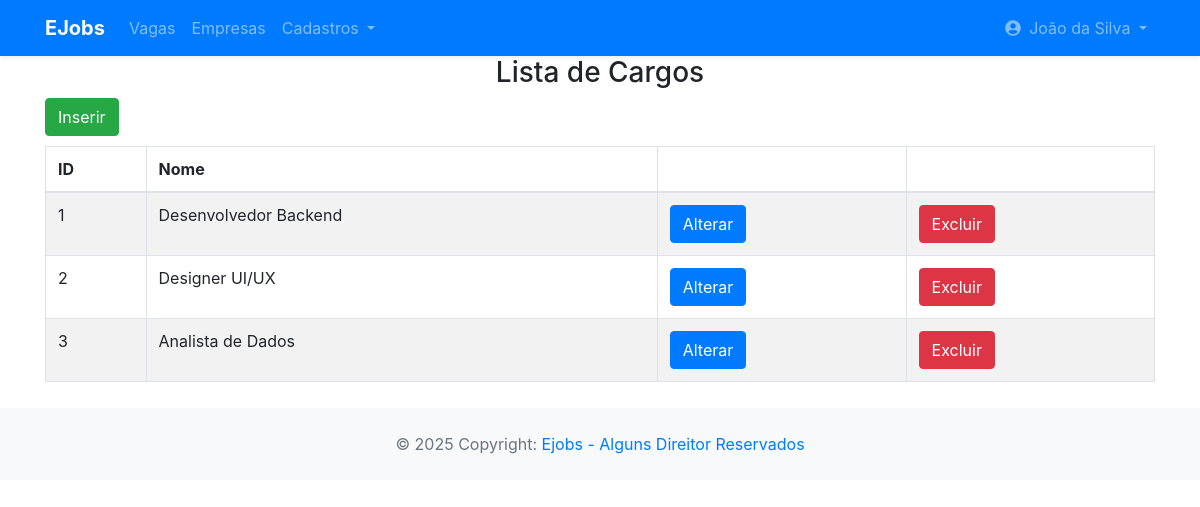
Screenshot of /app/controller/CargoController.php?action=list (signed in) with the database file from the repository.
### tables this page shows
CREATE TABLE cargos (
    id INT PRIMARY KEY AUTO_INCREMENT,
    nome VARCHAR(255)
);

### app/controller/CargoController.php (called while the page is built, shortened)
<?php
include_once(__DIR__ . "/../dao/CargoDAO.php");
class CargoController extends Controller {
    private CargoDAO $cargoDao;
    public function __construct() {
        $this->cargoDao = new CargoDAO();
        $this->handleAction();
    }
    protected function list(string $msgErro = "", string $msgSucesso = "") {
        $cargos = $this->cargoDao->list();
        $dados["lista"] = $cargos;
        $this->loadView("cargo/cargo_list.php", $dados,  $msgErro, $msgSucesso);
    }
}
new CargoController();

### app/model/Cargo.php (called while the page is built)
<?php
class Cargo {
    private ?int $id;
    private ?string $nome;
    public function getId(): ?int
    {
        return $this->id;
    }
    public function setId(?int $id): self
    {
        $this->id = $id;
        return $this;
    }
    public function getNome(): ?string
    {
        return $this->nome;
    }
    public function setNome(?string $nome): self
    {
        $this->nome = $nome;
        return $this;
    }
}

### app/dao/CargoDAO.php (called while the page is built, shortened)
<?php
include_once(__DIR__ . "/../model/Cargo.php");
class CargoDAO {
    public function list() {
        $conn = Connection::getConn();
        $sql = "SELECT * FROM cargos";
        $stm = $conn->prepare($sql);
        $stm->execute();
        $result = $stm->fetchAll();
        return $this->mapCargos($result);
    }
    private function mapCargos($result) {
        $cargos = array();
        foreach ($result as $dado) {
            $cargo = new Cargo();
            $cargo->setId($dado['id']);
            $cargo->setNome($dado['nome']);
            array_push($cargos, $cargo);
        }
        return $cargos;
    }
}

### app/view/cargo/cargo_list.php (the view, shortened to what this page needs)
<?php
require_once(__DIR__ . "/../include/header.php");
require_once(__DIR__ . "/../include/menu.php");
?>
<h3 class="text-center">Lista de Cargos</h3>
<div class="container">
    <div class="row">
        <div class="col-3">
            <a class="btn btn-success"
                href="<?= BASEURL ?>/controller/CargoController.php?action=create">
                Inserir</a>
        </div>
        <div class="col-9">
        </div>
    </div>
    <div class="row" style="margin-top: 10px;">
        <div class="col-12">
            <table id="tabUsuarios" class='table table-striped table-bordered'>
                <thead>
                    <tr>
                        <th>ID</th>
                        <th>Nome</th>
                        <th></th>
                        <th></th>
                    </tr>
                </thead>
                <tbody>
                    <?php foreach($dados['lista'] as $cargo): ?>
                        <tr>
                            <td><?php echo $cargo->getId(); ?></td>
                            <td><?= $cargo->getNome(); ?></td>
                            <td><a class="btn btn-primary"
                                href="<?= BASEURL ?>/controller/CargoController.php?action=edit&id=<?= $cargo->getId() ?>">
                                Alterar</a>
                            </td>
                            <td><a class="btn btn-danger"
                                onclick="return confirm('Confirma a exclusão do Cargo?');"
                                href="<?= BASEURL ?>/controller/CargoController.php?action=delete&id=<?= $cargo->getId() ?>">
                                Excluir</a>
                            </td>
                        </tr>
                    <?php endforeach; ?>
                </tbody>
            </table>
        </div>
    </div>
</div>
<?php
require_once(__DIR__ . "/../include/footer.php");
?>

### rows the page displays
cargos: id "1", nome "Desenvolvedor Backend"
cargos: id "2", nome "Designer UI/UX"
cargos: id "3", nome "Analista de Dados"

### other values shown
$nome "João da Silva"
